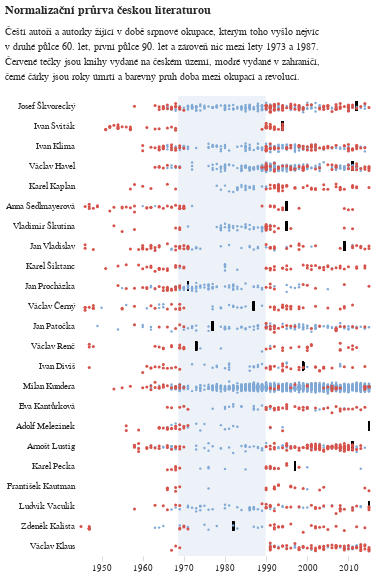

Notebook code cell kept with this figure:
### Code cell
# First create the base chart parameters
base = alt.Chart(alt_friendly(dografu.filter(pl.col("rok").is_between(1945,horni_hranice))), 
    title=alt.TitleParams(
        ["Normalizační průrva českou literaturou"], 
        subtitle=["Čeští autoři a autorky žijící v době srpnové okupace, kterým toho vyšlo nejvíc",
                  "v druhé půlce 60. let, první půlce 90. let a zároveň nic mezi lety 1973 a 1987.",
                  "Červené tečky jsou knihy vydané na českém území, modré vydané v zahraničí,",
                  "černé čárky jsou roky úmrtí a barevný pruh doba mezi okupací a revolucí."]
    ), width=kredity['sirka'] / 1.25)

# Create the yellow dots layer (foreign publications)
foreign = base.mark_circle(opacity=1).encode(
    x=alt.X("rok:T", title=None, axis=alt.Axis(domainOpacity=0, tickColor='#DCDDD6')),
    y=alt.Y("jmeno:N", sort=znormalizovani_top_domaci_razeni, title=None, 
            axis=alt.Axis(orient='left', domainOpacity=0, tickColor='white')),
    yOffset=alt.YOffset("jitter:Q", scale=alt.Scale(range=[3, 15])),
    size=alt.value(6),
    color=alt.value('#81A9D5')
).transform_filter(
    alt.datum.kde == 'zahranici'
).transform_calculate(
    jitter="sqrt(-2*log(random()))*cos(2*PI*random())"
)

# Create the domestic publications layer
domestic = base.mark_circle(opacity=1).encode(
    x=alt.X("rok:T", title=None, axis=alt.Axis(domainOpacity=0, tickColor='#DCDDD6')),
    y=alt.Y("jmeno:N", sort=znormalizovani_top_domaci_razeni, title=None, 
            axis=alt.Axis(orient='left', domainOpacity=0, tickColor='white')),
    yOffset=alt.YOffset("jitter:Q", scale=alt.Scale(range=[3, 15])),
    size=alt.value(9),
    color=alt.Color('domaci:N', 
                   scale=alt.Scale(range=['#D6534B']), 
                   sort=znormalizovani_top_domaci_razeni,
                   legend=None)
).transform_filter(
    alt.datum.kde == 'domaci'
).transform_calculate(
    jitter="sqrt(-2*log(random()))*cos(2*PI*random())"
)

kdy_umreli = base.mark_tick(
    color='black',  # optional: you can specify color
    thickness=1.75,
    height=9
).encode(
    x=alt.X('umrti:T', title=None),
    y=alt.Y("jmeno:N", sort=znormalizovani_top_domaci_razeni, title=None, 
            axis=alt.Axis(orient='left', domainOpacity=0, tickColor='white'))
)

okupace_cara = alt.Chart(alt.Data(values=[{'rok': '1968-08-21'}])).mark_rule(
    color='#81A9D5',
    strokeDash=[4, 4]  # Optional: makes the line dashed
).encode(
    x='rok:T'
)

revoluce_cara = alt.Chart(alt.Data(values=[{'rok': '1989-11-17'}])).mark_rule(
    color='#81A9D5',
    strokeDash=[4, 4]  # Optional: makes the line dashed
).encode(
    x='rok:T'
)

okupace_text = alt.Chart(alt.Data(values=[{'rok': '1968-08-21', 'y': 0.2}])).mark_text(
    # angle=270,  # Rotates text vertically
    align='right',
    baseline='middle',
    fontSize=8,
    dy=2,# Slight horizontal offset from the line
    dx=-2,
    text=['sametová','revoluce'],
    font='Asap'
).encode(
    x='rok:T',
    y=alt.value(0)  # Places text at bottom of chart
)

hranice_normalizace = pd.DataFrame([{"start": "1968-08-21", "end": "1989-11-17", "event": "normalizace"}])

rect = alt.Chart(hranice_normalizace).mark_rect(color='#ecf2f8').encode(
    x="start:T",
    x2="end:T"
)

# Layer the charts with foreign (yellow) on bottom and domestic on top
norm_dom = alt.layer(rect, kdy_umreli, foreign, domestic).configure_view(stroke='transparent').resolve_scale(color='independent',x="shared").configure_axisX(grid=False) # .configure_axisY(grid=True)

norm_dom

### Figure 1 — Vega-Lite specification as saved in the notebook (floating-point values rounded to 4 significant figures; data arrays with more than 128 entries replaced by an {"elided": "..."} marker saying what was removed)
{"config": {"title": {"font": "Noticia Text", "fontSize": 11.5, "anchor": "start", "lineHeight": 19, "fontWeight": "bolder", "subtitleFont": "Noticia Text", "subtitleFontSize": 10, "subtitleLineHeight": 15, "subtitlePadding": 10, "dy": -10, "color": "#292829", "subtitleColor": "#292829"}, "axis": {"labelFont": "Asap", "titleFont": "Asap", "fontWeight": "lighter", "titleFontWeight": "lighter", "labelFontSize": 9, "titleFontSize": 9, "labelPadding": 2, "titlePadding": 9, "domainOpacity": 0, "tickColor": "#DCDDD6", "labelColor": "#292829"}, "legend": {"labelFont": "Asap", "labelFontWeight": "normal", "titleFont": "Asap", "titleFontWeight": "normal", "labelFontSize": 9, "titleFontSize": 9, "labelColor": "#292829"}, "axisX": {"grid": false}, "view": {"stroke": "transparent"}}, "layer": [{"data": {"name": "data-d8faa07bcc209bf9f68b304bc1a63b95"}, "mark": {"type": "rect", "color": "#ecf2f8"}, "encoding": {"x": {"field": "start", "type": "temporal"}, "x2": {"field": "end"}}}, {"data": {"name": "data-bc87f4099ddf39b895fb94d315537161"}, "mark": {"type": "tick", "color": "black", "height": 9, "thickness": 1.75}, "encoding": {"x": {"field": "umrti", "title": null, "type": "temporal"}, "y": {"axis": {"domainOpacity": 0, "orient": "left", "tickColor": "white"}, "field": "jmeno", "sort": ["Josef Škvorecký", "Ivan Sviták", "Ivan Klíma", "Václav Havel", "Karel Kaplan", "Anna Sedlmayerová", "Vladimír Škutina", "Jan Vladislav", "Karel Šiktanc", "Jan Procházka", "Václav Černý", "Jan Patočka", "Václav Renč", "Ivan Diviš", "Milan Kundera", "Eva Kantůrková", "Adolf Melezinek", "Arnošt Lustig", "Karel Pecka", "František Kautman", "Ludvík Vaculík", "Zdeněk Kalista", "Václav Klaus"], "title": null, "type": "nominal"}}, "title": {"text": ["Normalizační průrva českou literaturou"], "subtitle": ["Čeští autoři a autorky žijící v době srpnové okupace, kterým toho vyšlo nejvíc", "v druhé půlce 60. let, první půlce 90. let a zároveň nic mezi lety 1973 a 1987.", "Červené tečky jsou knihy vydané na českém území, modré vydané v zahraničí,", "černé čárky jsou roky úmrtí a barevný pruh doba mezi okupací a revolucí."]}}, {"data": {"name": "data-bc87f4099ddf39b895fb94d315537161"}, "mark": {"type": "circle", "opacity": 1}, "encoding": {"color": {"value": "#81A9D5"}, "size": {"value": 6}, "x": {"axis": {"domainOpacity": 0, "tickColor": "#DCDDD6"}, "field": "rok", "title": null, "type": "temporal"}, "y": {"axis": {"domainOpacity": 0, "orient": "left", "tickColor": "white"}, "field": "jmeno", "sort": ["Josef Škvorecký", "Ivan Sviták", "Ivan Klíma", "Václav Havel", "Karel Kaplan", "Anna Sedlmayerová", "Vladimír Škutina", "Jan Vladislav", "Karel Šiktanc", "Jan Procházka", "Václav Černý", "Jan Patočka", "Václav Renč", "Ivan Diviš", "Milan Kundera", "Eva Kantůrková", "Adolf Melezinek", "Arnošt Lustig", "Karel Pecka", "František Kautman", "Ludvík Vaculík", "Zdeněk Kalista", "Václav Klaus"], "title": null, "type": "nominal"}, "yOffset": {"field": "jitter", "scale": {"range": [3, 15]}, "type": "quantitative"}}, "title": {"text": ["Normalizační průrva českou literaturou"], "subtitle": ["Čeští autoři a autorky žijící v době srpnové okupace, kterým toho vyšlo nejvíc", "v druhé půlce 60. let, první půlce 90. let a zároveň nic mezi lety 1973 a 1987.", "Červené tečky jsou knihy vydané na českém území, modré vydané v zahraničí,", "černé čárky jsou roky úmrtí a barevný pruh doba mezi okupací a revolucí."]}, "transform": [{"filter": "(datum.kde === 'zahranici')"}, {"calculate": "sqrt(-2*log(random()))*cos(2*PI*random())", "as": "jitter"}]}, {"data": {"name": "data-bc87f4099ddf39b895fb94d315537161"}, "mark": {"type": "circle", "opacity": 1}, "encoding": {"color": {"field": "domaci", "legend": null, "scale": {"range": ["#D6534B"]}, "sort": ["Josef Škvorecký", "Ivan Sviták", "Ivan Klíma", "Václav Havel", "Karel Kaplan", "Anna Sedlmayerová", "Vladimír Škutina", "Jan Vladislav", "Karel Šiktanc", "Jan Procházka", "Václav Černý", "Jan Patočka", "Václav Renč", "Ivan Diviš", "Milan Kundera", "Eva Kantůrková", "Adolf Melezinek", "Arnošt Lustig", "Karel Pecka", "František Kautman", "Ludvík Vaculík", "Zdeněk Kalista", "Václav Klaus"], "type": "nominal"}, "size": {"value": 9}, "x": {"axis": {"domainOpacity": 0, "tickColor": "#DCDDD6"}, "field": "rok", "title": null, "type": "temporal"}, "y": {"axis": {"domainOpacity": 0, "orient": "left", "tickColor": "white"}, "field": "jmeno", "sort": ["Josef Škvorecký", "Ivan Sviták", "Ivan Klíma", "Václav Havel", "Karel Kaplan", "Anna Sedlmayerová", "Vladimír Škutina", "Jan Vladislav", "Karel Šiktanc", "Jan Procházka", "Václav Černý", "Jan Patočka", "Václav Renč", "Ivan Diviš", "Milan Kundera", "Eva Kantůrková", "Adolf Melezinek", "Arnošt Lustig", "Karel Pecka", "František Kautman", "Ludvík Vaculík", "Zdeněk Kalista", "Václav Klaus"], "title": null, "type": "nominal"}, "yOffset": {"field": "jitter", "scale": {"range": [3, 15]}, "type": "quantitative"}}, "title": {"text": ["Normalizační průrva českou literaturou"], "subtitle": ["Čeští autoři a autorky žijící v době srpnové okupace, kterým toho vyšlo nejvíc", "v druhé půlce 60. let, první půlce 90. let a zároveň nic mezi lety 1973 a 1987.", "Červené tečky jsou knihy vydané na českém území, modré vydané v zahraničí,", "černé čárky jsou roky úmrtí a barevný pruh doba mezi okupací a revolucí."]}, "transform": [{"filter": "(datum.kde === 'domaci')"}, {"calculate": "sqrt(-2*log(random()))*cos(2*PI*random())", "as": "jitter"}]}], "resolve": {"scale": {"color": "independent", "x": "shared"}}, "width": 288.0, "$schema": "https://vega.github.io/schema/vega-lite/v5.8.0.json", "datasets": {"data-d8faa07bcc209bf9f68b304bc1a63b95": [{"start": "1968-08-21", "end": "1989-11-17", "event": "normalizace"}], "data-bc87f4099ddf39b895fb94d315537161": {"elided": "4268 records"}}}
